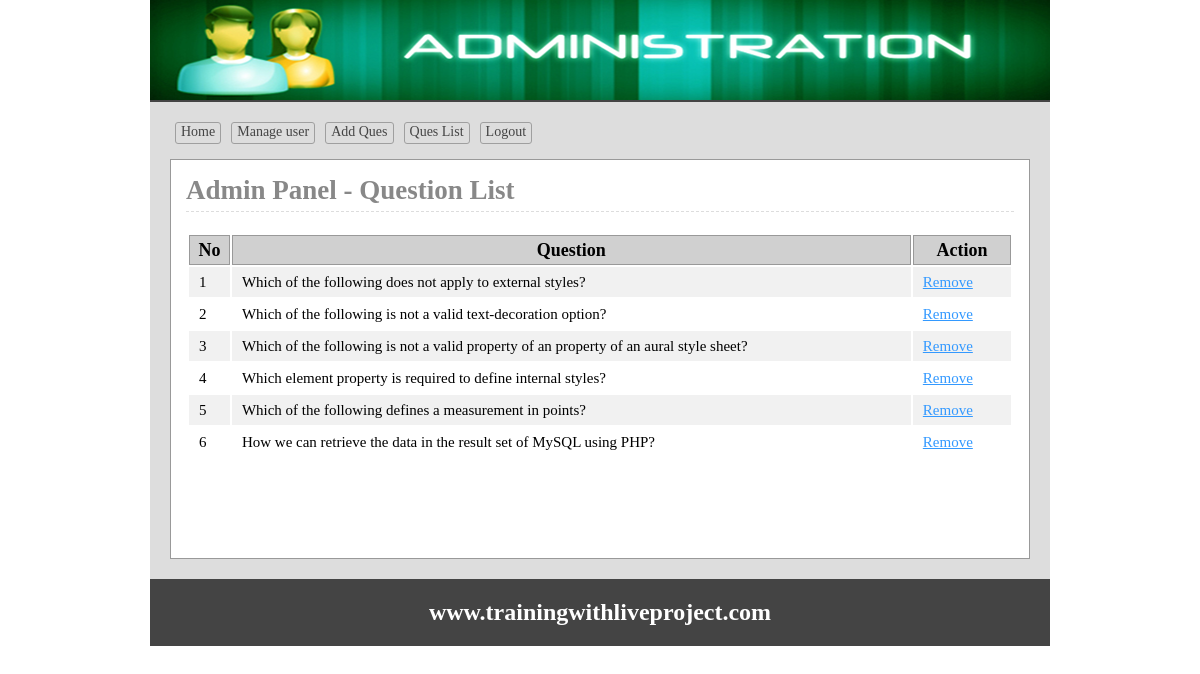
/admin/queslist.php (signed in), run on the app's committed database.
### tables this page shows
CREATE TABLE `tbl_ques` (
  `id` int(11) NOT NULL,
  `quesNo` int(11) NOT NULL,
  `ques` text NOT NULL
);

### lib/Database.php (called while the page is built, shortened)
<?php
Class Database{
	public $host   = DB_HOST;
	public $user   = DB_USER;
	public $pass   = DB_PASS;
	public $dbname = DB_NAME;
	public $link;
	private function connectDB(){
	$this->link = new mysqli($this->host, $this->user, $this->pass, $this->dbname);
 }
	public function select($query){
		$result = $this->link->query($query) or die($this->link->error.__LINE__);
		if($result->num_rows > 0){
			return $result;
		} else {
			return false;
		}
	}
}

### classes/Exam.php (called while the page is built, shortened)
<?php
    $filepath = realpath(dirname(__FILE__));
	include_once ($filepath.'/../lib/Database.php');
	class Exam{
		private $db;
		public function __construct(){
			$this->db = new Database();
		}
		public function getQueOrder(){
			$query  = "SELECT * FROM tbl_ques ORDER BY quesNo ASC ";
			$result = $this->db->select($query);
			return $result;
		}
	}
?>

### admin/queslist.php (the view, shortened to what this page needs)
<?php
    $filepath = realpath(dirname(__FILE__));
	include_once ($filepath.'/inc/header.php');
	include_once ($filepath.'/../classes/Exam.php');
	$exm = new Exam();
?>
<div class="main">
	<h1>Admin Panel - Question List</h1>
	<div class="quelist">
		<table class="tblone">
			<tr>
				<th width="5%">No</th>
				<th width="83%">Question</th>
				<th width="12%">Action</th>
			</tr>
			<?php
				$getData = $exm->getQueOrder();
				if ($getData) {
					$i=0;
					while ($result = $getData->fetch_assoc()) {
						$i++;
			?>
				<tr>
					<td><?php echo $i; ?></td>
					<td><?php echo $result['ques']; ?></td>
					<td>
					<a onclick="return confirm('Are your sure to Remove')" href="?delque=<?php echo $result['quesNo'];?>">Remove</a>
					</td>
				</tr>
			<?php } } ?>
		</table>
	</div>
</div>
<?php include 'inc/footer.php'; ?>

### admin/css/admin.css (style rules this page uses)
* { margin:0;padding:0;outline:none }
body { font-family:verdana }
.tblone { width:100%;border:1px solid #fff;margin:20px 0 }
.tblone td { font-size: 15px; padding: 5px 10px; }
table.tblone th { background-color: #d0d0d0; border: 1px solid #999; }
table.tblone tr:nth-child(2n+1) { background:#fff;height:30px; }
table.tblone tr:nth-child(2n) { background:#f1f1f1;height:30px; }
.tblone td a { color:#3399FF; }
.main { background: #fff none repeat scroll 0 0; border: 1px solid #999; margin-top: 10px; min-height: 368px; padding: 15px; width: 828px; }
.main h1 { border-bottom: 1px dashed #ddd; color: #888; margin: 0 0 5px; padding-bottom: 5px; }

### data on the page
tbl_ques: ques "Which of the following does not apply to external styles?"
tbl_ques: ques "Which of the following is not a valid text-decoration option?"
tbl_ques: ques "Which of the following is not a valid property of an property of an aural style sheet?"
tbl_ques: ques "Which element property is required to define internal styles?"
tbl_ques: ques "Which of the following defines a measurement in points?"
tbl_ques: ques "How we can retrieve the data in the result set of MySQL using PHP?"
